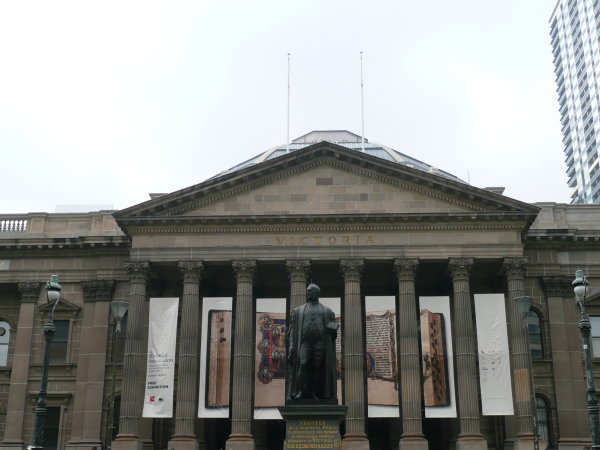
#> input picture Panoramic Stitching with Homographies/set1/1.jpg, 600 x 450 px
$ python Project4.py
#> lines starting #> are read from the running program, lines starting #| are printed output that depends on the picture
import cv2
import numpy as np

img1 = cv2.imread('./set1/1.jpg')
#> img1 is the input picture: shape (450, 600, 3); mean B, G, R 144.3, 147.2, 145.6
img2 = cv2.imread('./set1/2.jpg')
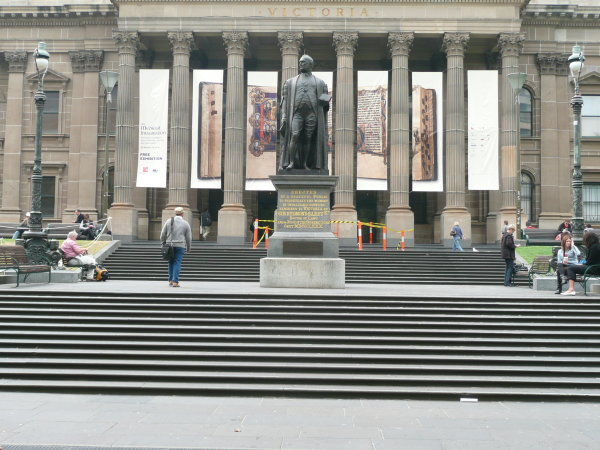
#> input picture Panoramic Stitching with Homographies/set1/2.jpg, 600 x 450 px
#> img2 is the input picture: shape (450, 600, 3); mean B, G, R 135.2, 141.3, 141.1
img3 = cv2.imread('./set1/3.jpg')
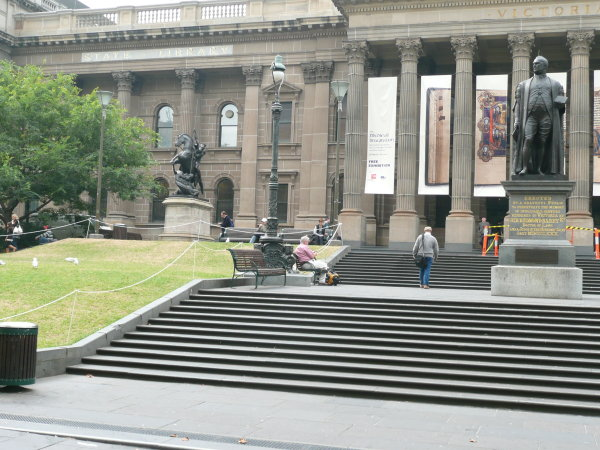
#> input picture Panoramic Stitching with Homographies/set1/3.jpg, 600 x 450 px
#> img3 is the input picture: shape (450, 600, 3); mean B, G, R 134.5, 145.3, 142.3


# 2  Intro to homographies

t1 = np.array([[np.cos(10 * np.pi/180), -np.sin(10 * np.pi/180),0], [np.sin(10 * np.pi/180), np.cos(10 * np.pi/180),0], [0, 0,1]])
t2 = np.float32([[1, 0, 100], [0, 1,0], [0, 0,1]])
t3 = np.array([[1/2, 0, 0], [0, 1/2,0], [0, 0, 1]])


new_img1 = cv2.warpPerspective(img1,t1,(1000,800))
new_img2 = cv2.warpPerspective(img2,t2,(1000,800))
new_img3 = cv2.warpPerspective(img3,t3,(1000,800))
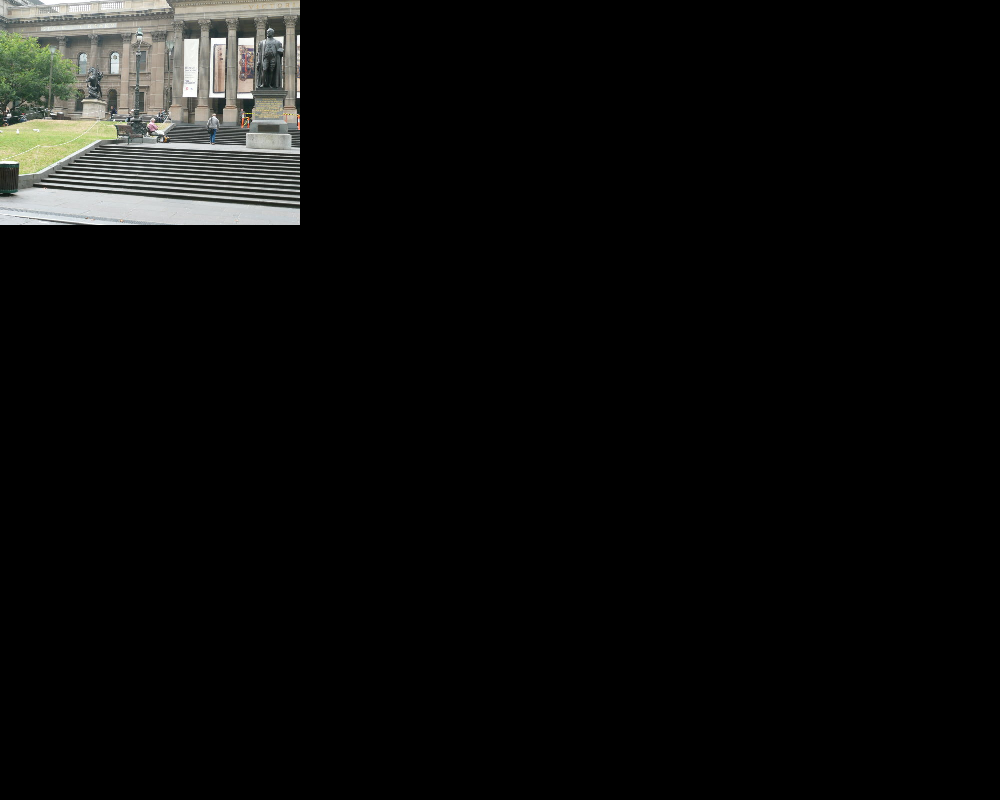
#> new_img3: shape (800, 1000, 3); mean B, G, R 11.3, 12.3, 12


cv2.imwrite("rotate.jpg", new_img1)
cv2.imwrite("translate.jpg", new_img2)
cv2.imwrite("scale.jpg", new_img3)


# 3.1  Compute SIFT features

sift = cv2.SIFT_create()

kp1, des1 = sift.detectAndCompute(img1,None)
#> kp1 = 1105 keypoints; strongest (x, y, size): (16, 222, 2), (223, 413, 6.8), (274, 415, 7.5), (25, 222, 2.1)
kp2, des2 = sift.detectAndCompute(img2,None)
#> kp2 = 1496 keypoints; strongest (x, y, size): (216, 184, 6.4), (269, 186, 7), (418, 187, 7.3), (60, 262, 3)
kp3, des3 = sift.detectAndCompute(img3,None)
#> kp3 = 1563 keypoints; strongest (x, y, size): (18, 230, 5.5), (443, 190, 6.5), (499, 192, 7.5), (559, 78, 9.6)

# 3.2  Match features
from scipy.spatial import distance_matrix

def computeMatrix(kp1,des1,kp2,des2):
    d1 = distance_matrix(des2, des1)
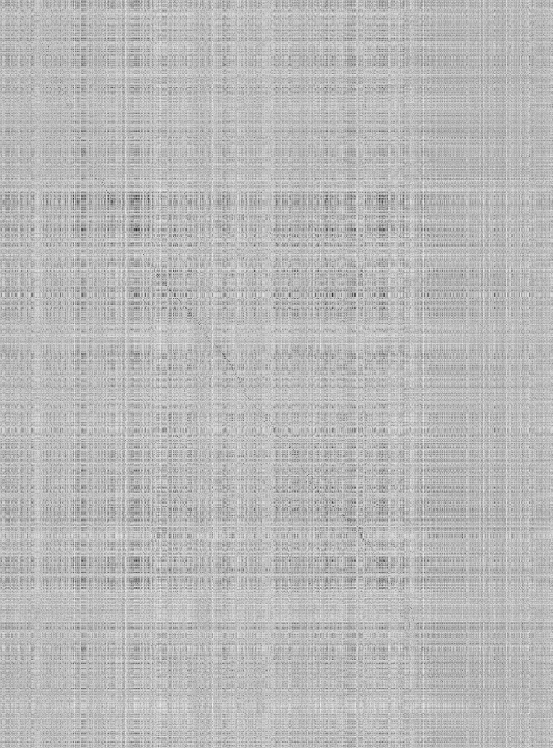
#> d1: shape (1496, 1105) float64 (shown at 1/2 size); min 38.24, max 711.6, mean 527.6; drawn with min black and max white
    threshold = np.sort(d1.flatten())[100]
#> threshold = 88.77

    kp1_indexes = []
    kp2_indexes = []
    for i in range(len(d1)):
        for j in range(len(d1[i])):
            if d1[i][j] < threshold:
                kp1_indexes.append(j)
                kp2_indexes.append(i)
#> after the loop, kp1_indexes = 100 values, max 1021 at index 99, min 56 at index 0, mean 500.9; kp2_indexes = 100 values from 57 to 1482

    best_kp1 = []
    best_des1 = []
    for value in kp1_indexes:
        best_kp1.append(kp1[value])
        best_des1.append(des1[value])
#> this loop made 100 passes
#> value on passes 1 to 12: 56, 63, 64, 120, 135, 141, 150, 151, 160, 167, 163, 219
#> after the loop, best_des1 = 100 items; best_kp1 = 100 keypoints; strongest (x, y, size): (393, 298, 3.2), (477, 297, 5.1), (441, 315, 2.7), (448, 404, 4.4)

    best_kp2 = []
    best_des2 = []
    for value in kp2_indexes:
        best_kp2.append(kp2[value])
        best_des2.append(des2[value])
#> this loop made 100 passes
#> value on passes 1 to 12: 57, 61, 62, 159, 211, 217, 243, 244, 275, 280, 298, 387
#> after the loop, best_des2 = 100 items; best_kp2 = 100 keypoints; strongest (x, y, size): (386, 73, 3.1), (413, 138, 2.1), (471, 73, 5.3), (167, 71, 3.3)
    # 3.3 Estimate the homographies
    src_pts = np.float32([ m.pt for m in best_kp1 ]).reshape(-1,1,2)
#> src_pts = 100 rows, first 8: [37.09, 297.6], [40.19, 271.1], [40.19, 271.1], [63.15, 239.7], [73.33, 366.1], [79.26, 309.9], [91.98, 242.2], [91.98, 242.2]
    dst_pts = np.float32([ m.pt for m in best_kp2 ]).reshape(-1,1,2)
#> dst_pts = 100 rows, first 8: [24.89, 68.06], [26.3, 40.55], [26.3, 40.55], [48.02, 7.84], [65.21, 137], [68.39, 80.88], [78.01, 10.94], [78.01, 10.94]

    M, mask = cv2.findHomography(src_pts, dst_pts, cv2.RANSAC,2.0)
#> M = [[1.12, 0.0837, -39.04], [0.017, 1.15, -268.5], [1.4e-05, 0.000335, 1]]; mask = 100 values, max 1 at index 0, min 0 at index 12, mean 0.91
    matchesMask = mask.ravel().tolist()
#> matchesMask has the same summary as mask
    return M

M1 = computeMatrix(kp1,des1,kp2,des2)
#> M1 has the same summary as M in computeMatrix
M2 = computeMatrix(kp3,des3,kp2,des2)
#> in computeMatrix (call 2), `d1 = distance_matrix(des2, des1)`:
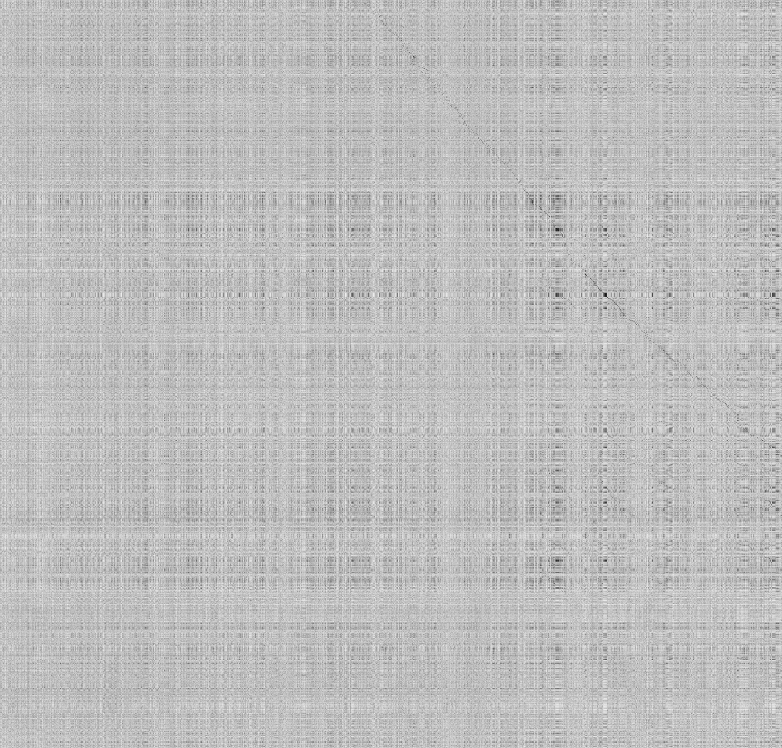
#> d1: shape (1496, 1563) float64 (shown at 1/2 size); min 17.18, max 702.9, mean 528.5; drawn with min black and max white
#> in computeMatrix (call 2), `threshold = np.sort(d1.flatten())[100]`: threshold = 66.51
#> after the loop in computeMatrix (call 2), `for i in range(len(d1)):`: kp1_indexes = 100 values, max 1553 at index 99, min 766 at index 0, mean 1159.3; kp2_indexes = 100 values from 47 to 901
#> the loop in computeMatrix (call 2), `for value in kp1_indexes:` made 100 passes
#> value on passes 1 to 12: 766, 780, 813, 829, 830, 859, 855, 864, 868, 896, 914, 925
#> after the loop in computeMatrix (call 2), `for value in kp1_indexes:`: best_kp1 = 100 keypoints; strongest (x, y, size): (443, 190, 6.5), (505, 77, 4.5), (522, 171, 2.1), (323, 279, 4.1)
#> the loop in computeMatrix (call 2), `for value in kp2_indexes:` made 100 passes
#> value on passes 1 to 12: 47, 62, 96, 114, 115, 154, 159, 164, 170, 207, 219, 237
#> after the loop in computeMatrix (call 2), `for value in kp2_indexes:`: best_kp2 = 100 keypoints; strongest (x, y, size): (216, 184, 6.4), (91, 275, 4.4), (78, 270, 4), (275, 74, 4.3)
#> in computeMatrix (call 2), `src_pts = np.float32([ m.pt for m in best_kp1 ]).reshape(-1,1,2)`: src_pts = 100 rows, first 8: [258.3, 139], [261.9, 54.61], [271.5, 214.7], [275.1, 155.4], [275.1, 155.4], [282.6, 258.8], [281.6, 22.32], [285, 282.7]
#> in computeMatrix (call 2), `dst_pts = np.float32([ m.pt for m in best_kp2 ]).reshape(-1,1,2)`: dst_pts = 100 rows, first 8: [22.81, 129.1], [26.3, 40.55], [34.79, 208.7], [38.54, 146.7], [38.54, 146.7], [47.27, 254.9], [48.02, 7.84], [49.63, 279.7]
#> in computeMatrix (call 2), `M, mask = cv2.findHomography(src_pts, dst_pts, cv2.RANSAC,2.0)`: M = [[1.24, -0.000328, -297.6], [0.0762, 1.17, -39.9], [0.00039, 1.88e-05, 1]]; mask = 100 values from 1 to 1
#> M2 has the same summary as M in computeMatrix

# 3.4 Warp and translate
t1 = np.float32([[1, 0, 350], [0, 1,300], [0, 0,1]])
t2 = np.dot(t1, M1)
#> t2 = [[1.13, 0.201, 311], [0.0211, 1.25, 31.48], [1.4e-05, 0.000335, 1]]
t3 = np.dot(t1, M2)
#> t3 = [[1.38, 0.00626, 52.36], [0.193, 1.18, 260.1], [0.00039, 1.88e-05, 1]]


new_img1 = cv2.warpPerspective(img1,t2,(1000,800))
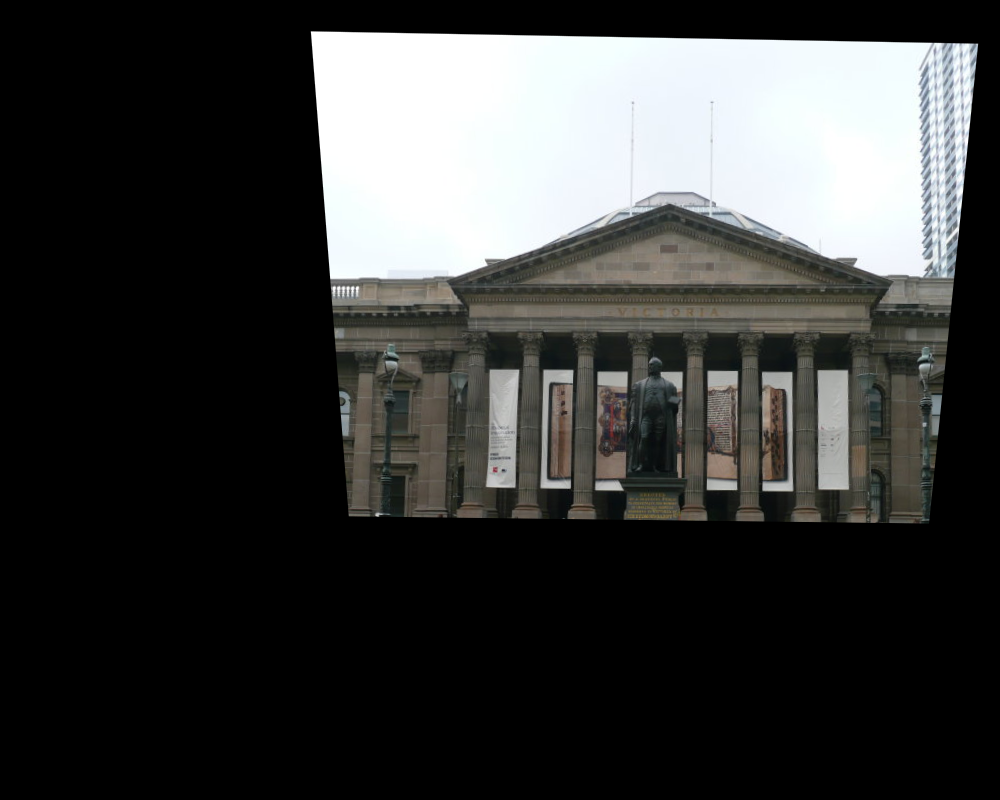
#> new_img1: shape (800, 1000, 3); mean B, G, R 57.8, 58.7, 58
new_img2 = cv2.warpPerspective(img2,t1,(1000,800))
new_img3 = cv2.warpPerspective(img3,t3,(1000,800))

result = np.maximum(np.maximum(new_img1, new_img2), new_img3)
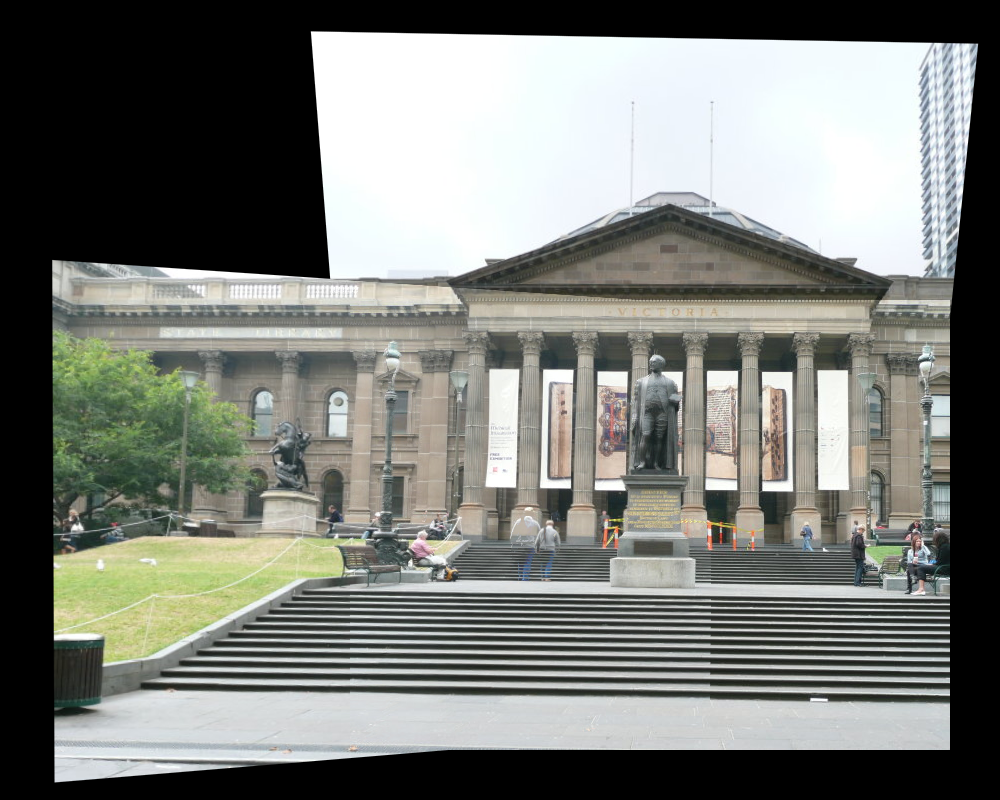
#> result: shape (800, 1000, 3); mean B, G, R 118.7, 123.9, 121.6
cv2.imwrite("result.jpg", result)
cv2.imshow('img',result)
cv2.waitKey(0)
cv2.destroyAllWindows()
